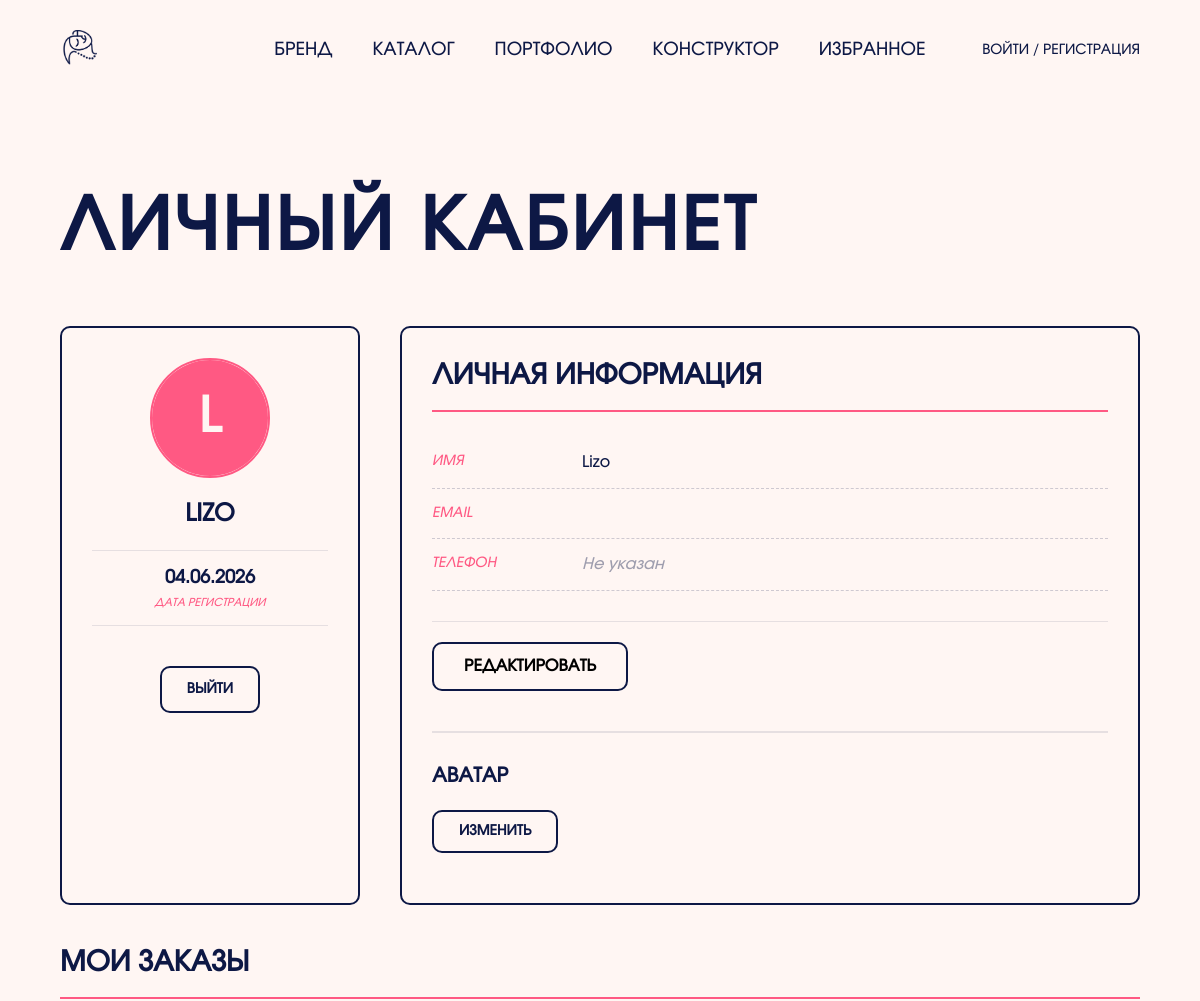
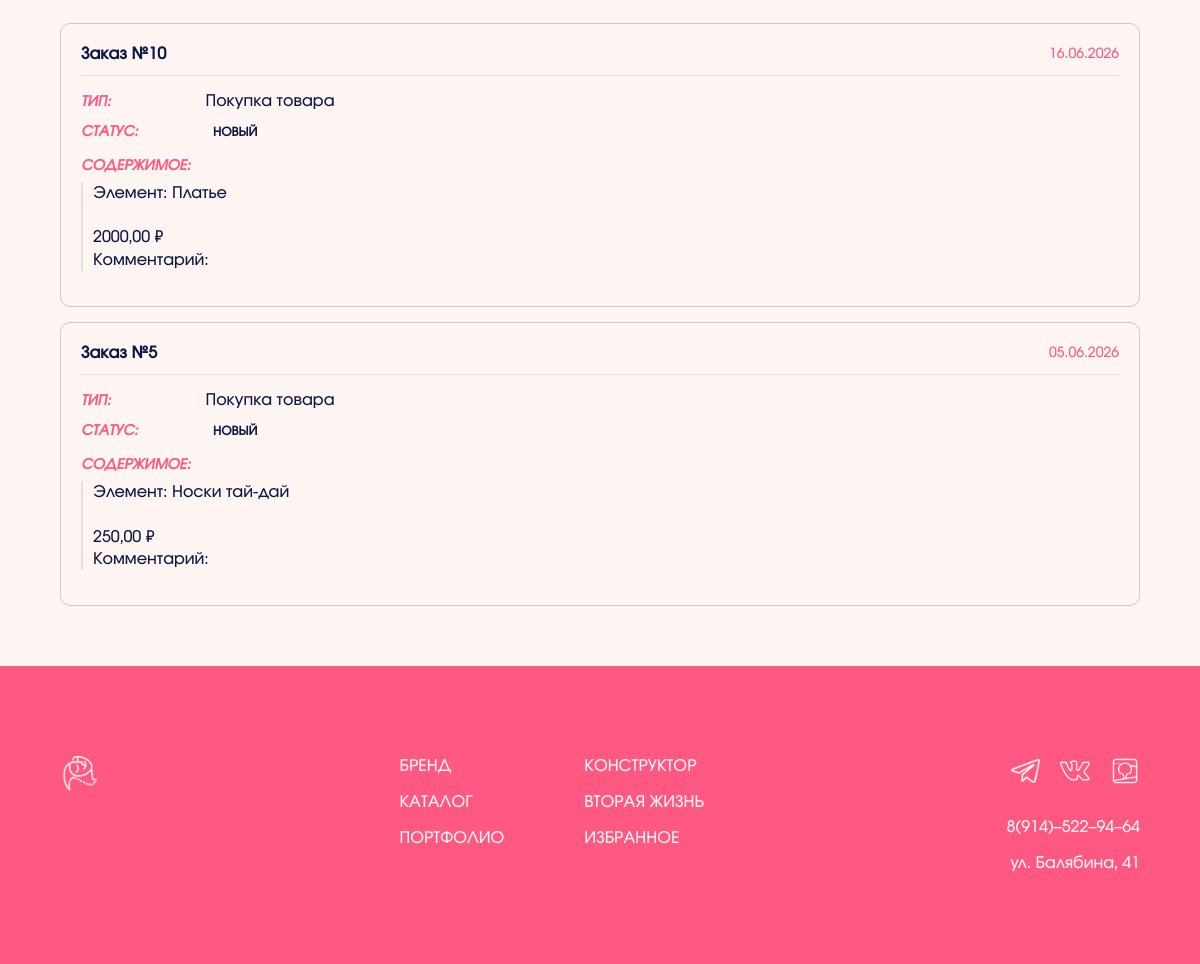
Screenshot of /accounts/profile/ (signed in) with the database file from the repository (2 pictures, top to bottom).
### orders/models.py (models this page shows, shortened)
class Order(models.Model):
    ORDER_TYPES = [
        ('purchase', 'Покупка товара'),
        ('custom', 'Кастом одежды'),
        ('upcycle', 'Обновление старой одежды'),
    ]
    STATUSES = [
        ('new', 'Новый'),
        ('processing', 'В обработке'),
        ('completed', 'Выполнен'),
        ('cancelled', 'Отменён'),
    ]
    user = models.ForeignKey(
        auth_models.User,
        on_delete=models.SET_NULL,
        null=True,
        blank=True,
        related_name='orders',
        verbose_name='Пользователь'
    )
    order_type = models.CharField('Тип заявки', max_length=20, choices=ORDER_TYPES)
    status = models.CharField('Статус', max_length=20, choices=STATUSES, default='new')
    quantity = models.PositiveIntegerField('Количество', default=1)
    name = models.CharField('Имя', max_length=100)
    phone = models.CharField('Телефон', max_length=20)
    email = models.EmailField('Email', blank=True, null=True)
    product = models.ForeignKey(Product, on_delete=models.SET_NULL, null=True, blank=True, verbose_name='Товар')
    description = models.TextField('Описание заказа', help_text='Опишите, что хотите заказать или изменить')
    image = models.ImageField('Фото', upload_to='orders/', blank=True, null=True)
    created_at = models.DateTimeField('Дата создания', auto_now_add=True)
    updated_at = models.DateTimeField('Дата обновления', auto_now=True)
    class Meta:
        verbose_name = 'Заказ'
        verbose_name_plural = 'Заказы'
        ordering = ['-created_at']

### accounts/views.py (the view)
# urls.py: path('profile/', views.profile_view, name='profile'),
@login_required
def profile_view(request):
    user_orders = request.user.orders.all()
    return render(request, 'accounts/profile.html', {'orders': user_orders})

### templates/accounts/profile.html (shortened to what this page needs)
{% extends 'base.html' %}
{% load static %}
{% block content %}
<div class="profile-section">
    <div class="container profile-container">
        <h1 class="profile-title">Личный кабинет</h1>
        <div class="profile-grid">
            <div class="profile-sidebar">
                <div class="profile-avatar">
                    {% if user.profile.avatar %}
                        <img src="{{ user.profile.avatar.url }}" alt="{{ user.username }}">
                    {% else %}
                        <div class="profile-avatar-placeholder">
                            {{ user.username|first|upper }}
                        </div>
                    {% endif %}
                </div>
                <h3>{{ user.username }}</h3>
                <div class="profile-stats">
                    <div class="profile-stat">
                        <span class="stat-value">{{ user.date_joined|date:"d.m.Y" }}</span>
                        <span class="stat-label">Дата регистрации</span>
                    </div>
                </div>
                <button class="profile-logout-btn" onclick="logoutUser(event)">Выйти</button>
            </div>
            <div class="profile-content">
                <div class="profile-content-header">
                    <h2 class="profile-info-title">Личная информация</h2>
                </div>
                <div id="profileViewMode">
                    <div class="profile-info-item">
                        <div class="profile-info-label">ИМЯ</div>
                        <div class="profile-info-value" id="viewUsername">{{ user.username }}</div>
                    </div>
                    <div class="profile-info-item">
                        <div class="profile-info-label">Email</div>
                        <div class="profile-info-value" id="viewEmail">{{ user.email }}</div>
                    </div>
                    <div class="profile-info-item">
                        <div class="profile-info-label">ТЕЛЕФОН</div>
                        <div class="profile-info-value" id="viewPhone">
                            {% if user.profile.phone %}
                                {{ user.profile.phone }}
                            {% else %}
                                <span class="not-specified">Не указан</span>
                            {% endif %}
                        </div>
                    </div>
                    <div class="profile-actions">
                        <button class="profile-edit-btn" onclick="showEditMode()">Редактировать</button>
                    </div>
                </div>
                <div class="avatar-section">
                    <h3 class="avatar-section-title">Аватар</h3>
                    <form id="avatarForm" enctype="multipart/form-data">
                        <div class="avatar-upload">
                            <label for="avatarInput" class="avatar-upload-label">
                                ИЗМЕНИТЬ
                            </label>
                        </div>
                    </form>
                </div>
            </div>
        </div>
     <div class="user-orders-section profile-orders">
    <h2 class="profile-orders-title">Мои заказы</h2>
    <div class="orders-list">
        {% for order in orders %}
            <div class="order-card">
                <div class="order-header">
                    <span class="order-number">Заказ №{{ order.id }}</span>
                    <span class="order-date">{{ order.created_at|date:"d.m.Y" }}</span>
                </div>
                <div class="order-body" style="display: flex; flex-direction: column; gap: 8px; margin-bottom: 15px;">
                    <p style="margin: 0; color: var(--text-dark);">
                        <strong style="color: var(--accent-pink); font-family: 'Involve-O', sans-serif; font-size: 14px; text-transform: uppercase; display: inline-block; width: 120px;">Тип:</strong>
                        {{ order.get_order_type_display }}
                    </p>
                    <p style="margin: 0; color: var(--text-dark); display: flex; align-items: center;">
                        <strong style="color: var(--accent-pink); font-family: 'Involve-O', sans-serif; font-size: 14px; text-transform: uppercase; display: inline-block; width: 120px;">Статус:</strong>
                        <span class="order-status status-{{ order.status }}">{{ order.get_status_display }}</span>
                    </p>
                    <div style="margin-top: 5px; color: var(--text-dark); line-height: 1.4;">
                        <strong style="color: var(--accent-pink); font-family: 'Involve-O', sans-serif; font-size: 14px; text-transform: uppercase; display: block; margin-bottom: 5px;">Содержимое:</strong>
                        <div class="order-description" style="padding-left: 10px; border-left: 2px solid rgba(13, 24, 69, 0.1);">
                            {{ order.description|linebreaksbr }}
                        </div>
                    </div>
                </div>
            </div>
        {% empty %}
            <p class="empty-orders">У вас пока нет оформленных заказов.</p>
        {% endfor %}
    </div>
</div>
    </div>
</div>
{% endblock %}

### rows the page displays
Order: id "10", created_at "16.06.2026", order_type "Покупка товара", status "НОВЫЙ", description "Элемент: Платье 2000,00 ₽ Комментарий:"
Order: id "5", created_at "05.06.2026", order_type "Покупка товара", status "НОВЫЙ", description "Элемент: Носки тай-дай 250,00 ₽ Комментарий:"

### other values shown
{{ user.username|first|upper }} "L"
{{ user.username }} "LIZO"
{{ user.date_joined|date:"d.m.Y" }} "04.06.2026"
{{ user.username }} "Lizo"
